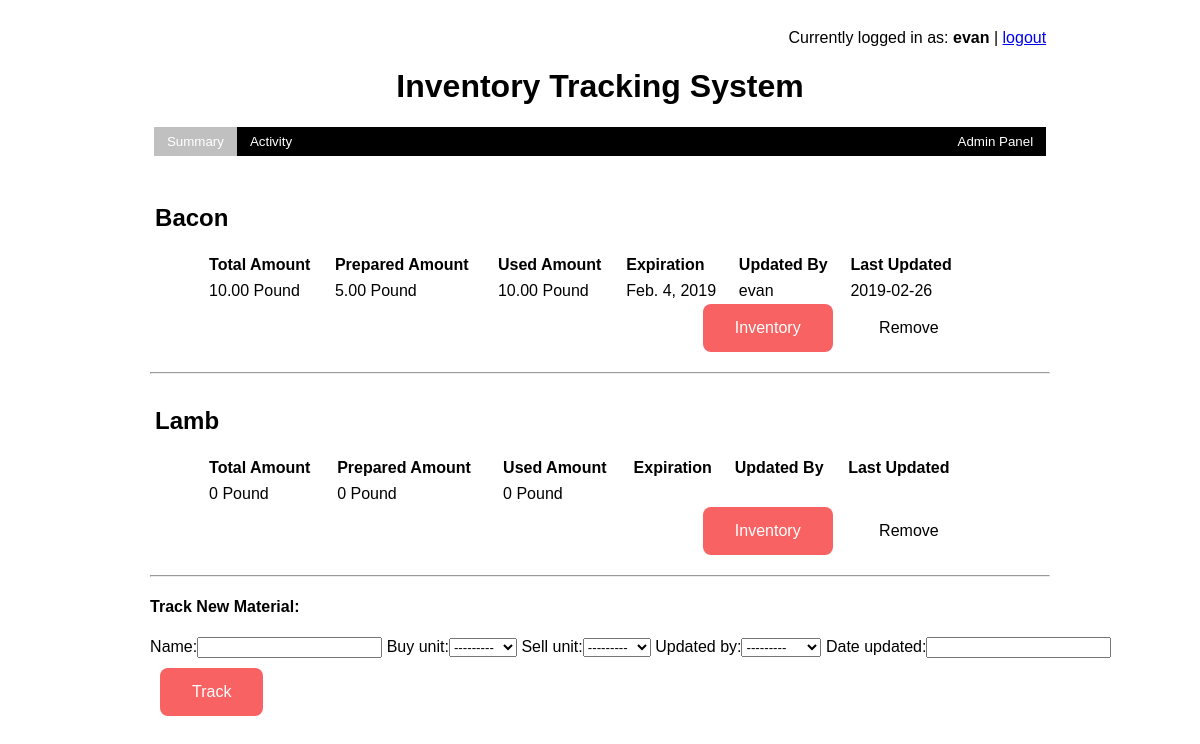
Screenshot of /is/material/ (signed in) with the database file from the repository.
### InventorySystem/models.py (models this page shows, shortened)
class MaterialType(models.Model):
    id = models.AutoField(primary_key=True)
    name = models.CharField(max_length=100)
    buy_unit = models.ForeignKey(UnitLookup, on_delete=models.CASCADE, related_name='buy_unit')
    sell_unit = models.ForeignKey(UnitLookup, on_delete=models.CASCADE, related_name='sell_unit')
    updated_by = models.ForeignKey(User, null=True, on_delete=models.CASCADE)
    date_updated = models.DateField(null=True)
    '''buy_unit_cost = models.DecimalField(max_digits=6, decimal_places=2)'''
    '''sell_unit_cost = models.DecimalField(max_digits=6, decimal_places=2)'''

class UnitLookup(models.Model):
    id = models.AutoField(primary_key=True)
    name = models.CharField(max_length=15)
    def __str__(self):
        return self.name

class Material(models.Model):
    id = models.AutoField(primary_key=True)
    initial_amount = models.DecimalField(max_digits=6, decimal_places=2)
    current_amount = models.DecimalField(max_digits=6, decimal_places=2)
    prepared_amount = models.DecimalField(max_digits=6, decimal_places=2)
    expiration_date = models.DateField()
    material_type = models.ForeignKey(MaterialType, on_delete=models.CASCADE)

### InventorySystem/views.py (the view)
# urls.py: path('material/', total_amounts),
def total_amounts(request):
    materials = []
    for material_type in MaterialType.objects.all():
        material_obj = {'name': material_type.name}
        material_obj['id'] = material_type.id
        total_amount = 0
        prepared_amount = 0
        total_initial_amount = 0
        used_amount = 0
        if len(Material.objects.filter(material_type=material_type)) == 0:
            material_obj['total_amount'] = 0
            material_obj['prepared_amount'] = 0
            material_obj['used_amount'] = 0
            material_obj['buy_unit'] = material_type.buy_unit
            materials.append(material_obj)
            continue
        earliest_expiration_material = Material.objects.filter(material_type=material_type).latest('-expiration_date')
        expiration_date = earliest_expiration_material.expiration_date
        material_obj['expiration_date'] = expiration_date
        for material in Material.objects.filter(material_type=material_type):
            total_amount += material.current_amount
            prepared_amount += material.prepared_amount
            total_initial_amount += material.initial_amount
        used_amount = total_initial_amount - total_amount
        material_obj['total_amount'] = total_amount
        material_obj['prepared_amount'] = prepared_amount
        material_obj['used_amount'] = used_amount
        material_obj['buy_unit'] = material_type.buy_unit.name
        material_obj['updated_by'] = material_type.updated_by
        material_obj['date_updated'] = material_type.date_updated.strftime('%Y-%m-%d')
        materials.append(material_obj)
    return render(request, 'total_amount.html', {'materials': materials, 'form': {'mat': {'id': 0}, 'form': MaterialTypeForm()}})

### templates/total_amount.html (shortened to what this page needs)
<!DOCTYPE html>
<html lang="en">
<head>
</head>
<body>
    {% block content %}
    {% if user.is_authenticated %}
        <div class = "sticky">
            <div class = log-out>
                <p>Currently logged in as:
                    <b>
                        {{ request.user.username }}
                    </b>
                    |
                    <a href="/accounts/login/">logout</a>
                </p>
             </div>
            <h1>Inventory Tracking System</h1>
            <ul>
              <li><a class="active" href="material">Summary</a></li>
              <li><a href="/is/activity">Activity</a></li>
              <li style="float:right"><a href="/admin">Admin Panel</a></li>
            </ul>
            <br/>
            </div>
        {% for material in materials %}
            <div class="material-span">
                <h2>{{ material.name }}</h2>
                <div class="material-card">
                    <table>
                        <tr>
                            <th>Total Amount</th>
                            <th>Prepared Amount</th>
                            <th>Used Amount</th>
                            <th>Expiration</th>
                            <th>Updated By</th>
                            <th>Last Updated</th>
                        </tr>
                        <tr>
                            <td>{{ material.total_amount }} {{ material.buy_unit}}</td>
                            <td>{{ material.prepared_amount }} {{ material.buy_unit }}</td>
                            <td>{{ material.used_amount }} {{ material.buy_unit }}</td>
                            <td>{{ material.expiration_date }}</td>
                            <td>{{ material.updated_by }}</td>
                            <td>{{ material.date_updated}}</td>
                        </tr>
                    </table>
                </div>
                <div class="button-div"><form>
                    <button class="page-button" type="submit" formaction="/is/material/summary/{{ material.name }}">Inventory</button>
                    <button class="delete-button" type="submit" formaction="/is/material/type/remove/{{ material.id }}">Remove</button>
                </form></div>
            </div>
            <div class = "hr-div"><hr></div>
        {% endfor %}
            <h4 style="margin-left: 12%">Track New Material:</h4>
            <form class="material-form new-form" method="post" action="/is/material/type/update/{{ form.mat.id }}" style="margin-left: 12%">
                {{ form.form }}
                <div class = "add-button-div" style="display: inline-block">
                     <button class="page-button" type="submit">Track</button>
                </div>
            </form>
    {% else %}
        <p>You are not logged in</p>
        <a href="{% url 'login' %}">login</a>
    {% endif %}
    {% endblock %}
</body>
</html>

### templates/total_amount.html (style rules this page uses)
body { font-family: "Lucida Sans Unicode", "Lucida Grande", sans-serif; }
h1 { text-align: center; }
div.sticky { position: -webkit-sticky; position: sticky; top: 0; padding: 5px; background-color: white; }
table { font-family: arial, sans-serif; border-collapse: collapse; width: 80%; }
td, th { text-align: left; padding: 4px }
.material-card { display: flex; flex-direction: row; justify-content: space-between; width: 90%; margin-left: 50px; }
.material-span { margin-bottom: 15px; padding: 5px; border-radius: 10px; width: 90%; align-self: center; margin-left: 12%; margin-right: 12%; }
.log-out { text-align: right; margin-right: 12%; }
.page-button { background-color: #F96262; border: none; color: white; padding: 15px 32px; text-align: center; text-decoration: none; display: inline-block; font-size: 16px; border-radius: 8px; cursor:pointer; }
.delete-button { background-color: white; border: none; color: black; padding: 15px 32px; text-align: center; text-decoration: none; display: inline-block; font-size: 16px; border-radius: 8px; margin-left: 10px; transition: 0.5s; cursor:pointer; }
.button-div { display: flex; flex-direction: row; justify-content: flex-end; margin-right: 250px; }
.hr-div { margin-left: 12%; margin-right: 12%; }
.add-button-div { margin: 10px }
ul { list-style-type: none; margin: 0; padding: 0; overflow: hidden; background-color: black; margin-left: 12%; margin-right: 12%; }
li { float: left; }
li a { display: block; color: white; text-align: center; padding: 7px 13px; text-decoration: none; font-size: smaller; }
.active { background-color: silver; }

### rows the page displays
UnitLookup: name "Lamb", total_amount "0", buy_unit "Pound", prepared_amount "0", used_amount "0"

### other values shown
{{ request.user.username }} "evan"
{{ material.name }} "Bacon"
{{ material.total_amount }} "10.00"
{{ material.buy_unit }} "Pound"
{{ material.prepared_amount }} "5.00"
{{ material.used_amount }} "10.00"
{{ material.expiration_date }} "Feb. 4, 2019"
{{ material.updated_by }} "evan"
{{ material.date_updated }} "2019-02-26"
